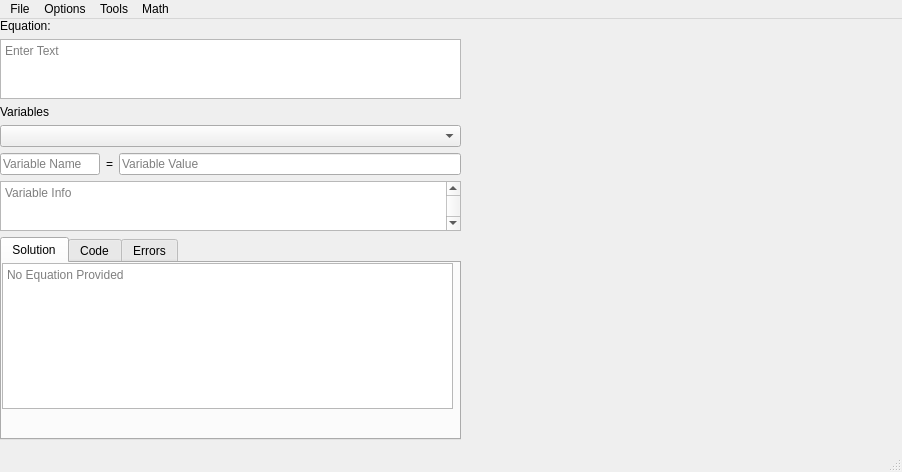
<?xml version="1.0" encoding="UTF-8"?>
<ui version="4.0">
 <class>Main</class>
 <widget class="QMainWindow" name="Main">
  <property name="geometry">
   <rect>
    <x>0</x>
    <y>0</y>
    <width>902</width>
    <height>472</height>
   </rect>
  </property>
  <property name="windowTitle">
   <string>Main</string>
  </property>
  <widget class="QWidget" name="centralwidget">
   <widget class="QWidget" name="verticalLayoutWidget">
    <property name="geometry">
     <rect>
      <x>0</x>
      <y>0</y>
      <width>461</width>
      <height>421</height>
     </rect>
    </property>
    <layout class="QVBoxLayout" name="verticalLayout">
     <item>
      <widget class="QLabel" name="label">
       <property name="text">
        <string>Equation:</string>
       </property>
      </widget>
     </item>
     <item>
      <widget class="QPlainTextEdit" name="equationInput">
       <property name="sizePolicy">
        <sizepolicy hsizetype="Expanding" vsizetype="Preferred">
         <horstretch>0</horstretch>
         <verstretch>0</verstretch>
        </sizepolicy>
       </property>
       <property name="maximumSize">
        <size>
         <width>16777215</width>
         <height>60</height>
        </size>
       </property>
       <property name="sizeIncrement">
        <size>
         <width>0</width>
         <height>30</height>
        </size>
       </property>
       <property name="baseSize">
        <size>
         <width>0</width>
         <height>40</height>
        </size>
       </property>
       <property name="toolTip">
        <string>The equation to be evaluated</string>
       </property>
       <property name="placeholderText">
        <string>Enter Text</string>
       </property>
      </widget>
     </item>
     <item>
      <widget class="QLabel" name="label_2">
       <property name="text">
        <string>Variables</string>
       </property>
      </widget>
     </item>
     <item>
      <widget class="QComboBox" name="variableSelector"/>
     </item>
     <item>
      <layout class="QHBoxLayout" name="horizontalLayout_2">
       <item>
        <widget class="QLineEdit" name="varNamer">
         <property name="maximumSize">
          <size>
           <width>100</width>
           <height>16777215</height>
          </size>
         </property>
         <property name="sizeIncrement">
          <size>
           <width>0</width>
           <height>30</height>
          </size>
         </property>
         <property name="placeholderText">
          <string>Variable Name</string>
         </property>
        </widget>
       </item>
       <item>
        <widget class="QLabel" name="label_3">
         <property name="text">
          <string>=</string>
         </property>
        </widget>
       </item>
       <item>
        <widget class="QLineEdit" name="varSetter">
         <property name="sizeIncrement">
          <size>
           <width>0</width>
           <height>30</height>
          </size>
         </property>
         <property name="placeholderText">
          <string>Variable Value</string>
         </property>
        </widget>
       </item>
      </layout>
     </item>
     <item>
      <widget class="QTextBrowser" name="varInfoBox">
       <property name="maximumSize">
        <size>
         <width>16777215</width>
         <height>50</height>
        </size>
       </property>
       <property name="sizeIncrement">
        <size>
         <width>0</width>
         <height>30</height>
        </size>
       </property>
       <property name="verticalScrollBarPolicy">
        <enum>Qt::ScrollBarAlwaysOn</enum>
       </property>
       <property name="sizeAdjustPolicy">
        <enum>QAbstractScrollArea::AdjustToContents</enum>
       </property>
       <property name="html">
        <string>&lt;!DOCTYPE HTML PUBLIC &quot;-//W3C//DTD HTML 4.0//EN&quot; &quot;http://www.w3.org/TR/REC-html40/strict.dtd&quot;&gt;
&lt;html&gt;&lt;head&gt;&lt;meta name=&quot;qrichtext&quot; content=&quot;1&quot; /&gt;&lt;style type=&quot;text/css&quot;&gt;
p, li { white-space: pre-wrap; }
&lt;/style&gt;&lt;/head&gt;&lt;body style=&quot; font-family:'Noto Sans'; font-size:10pt; font-weight:400; font-style:normal;&quot;&gt;
&lt;p style=&quot;-qt-paragraph-type:empty; margin-top:0px; margin-bottom:0px; margin-left:0px; margin-right:0px; -qt-block-indent:0; text-indent:0px; font-family:'Sans Serif';&quot;&gt;&lt;br /&gt;&lt;/p&gt;&lt;/body&gt;&lt;/html&gt;</string>
       </property>
       <property name="placeholderText">
        <string>Variable Info</string>
       </property>
       <property name="openLinks">
        <bool>false</bool>
       </property>
      </widget>
     </item>
     <item>
      <widget class="QTabWidget" name="output">
       <property name="currentIndex">
        <number>0</number>
       </property>
       <widget class="QWidget" name="answerTab">
        <attribute name="title">
         <string>Solution</string>
        </attribute>
        <widget class="QTextBrowser" name="answerBox">
         <property name="geometry">
          <rect>
           <x>0</x>
           <y>0</y>
           <width>451</width>
           <height>146</height>
          </rect>
         </property>
         <property name="maximumSize">
          <size>
           <width>16777215</width>
           <height>150</height>
          </size>
         </property>
         <property name="sizeIncrement">
          <size>
           <width>0</width>
           <height>30</height>
          </size>
         </property>
         <property name="placeholderText">
          <string>No Equation Provided</string>
         </property>
         <property name="openLinks">
          <bool>false</bool>
         </property>
        </widget>
       </widget>
       <widget class="QWidget" name="codeTab">
        <attribute name="title">
         <string>Code</string>
        </attribute>
        <widget class="QTextBrowser" name="codeBox">
         <property name="geometry">
          <rect>
           <x>0</x>
           <y>0</y>
           <width>451</width>
           <height>151</height>
          </rect>
         </property>
         <property name="sizeIncrement">
          <size>
           <width>0</width>
           <height>30</height>
          </size>
         </property>
         <property name="verticalScrollBarPolicy">
          <enum>Qt::ScrollBarAlwaysOn</enum>
         </property>
         <property name="sizeAdjustPolicy">
          <enum>QAbstractScrollArea::AdjustToContents</enum>
         </property>
         <property name="html">
          <string>&lt;!DOCTYPE HTML PUBLIC &quot;-//W3C//DTD HTML 4.0//EN&quot; &quot;http://www.w3.org/TR/REC-html40/strict.dtd&quot;&gt;
&lt;html&gt;&lt;head&gt;&lt;meta name=&quot;qrichtext&quot; content=&quot;1&quot; /&gt;&lt;style type=&quot;text/css&quot;&gt;
p, li { white-space: pre-wrap; }
&lt;/style&gt;&lt;/head&gt;&lt;body style=&quot; font-family:'Noto Sans'; font-size:10pt; font-weight:400; font-style:normal;&quot;&gt;
&lt;p style=&quot;-qt-paragraph-type:empty; margin-top:0px; margin-bottom:0px; margin-left:0px; margin-right:0px; -qt-block-indent:0; text-indent:0px; font-family:'Sans Serif';&quot;&gt;&lt;br /&gt;&lt;/p&gt;&lt;/body&gt;&lt;/html&gt;</string>
         </property>
         <property name="placeholderText">
          <string>No Equation Provided</string>
         </property>
         <property name="openLinks">
          <bool>false</bool>
         </property>
        </widget>
       </widget>
       <widget class="QWidget" name="errorTab">
        <attribute name="title">
         <string>Errors</string>
        </attribute>
        <widget class="QTextBrowser" name="errorBox">
         <property name="geometry">
          <rect>
           <x>0</x>
           <y>0</y>
           <width>451</width>
           <height>151</height>
          </rect>
         </property>
         <property name="sizeIncrement">
          <size>
           <width>0</width>
           <height>30</height>
          </size>
         </property>
         <property name="placeholderText">
          <string>No Errors :)</string>
         </property>
         <property name="openLinks">
          <bool>false</bool>
         </property>
        </widget>
       </widget>
      </widget>
     </item>
    </layout>
   </widget>
   <widget class="QWidget" name="svgBox" native="true">
    <property name="geometry">
     <rect>
      <x>600</x>
      <y>40</y>
      <width>201</width>
      <height>171</height>
     </rect>
    </property>
   </widget>
  </widget>
  <widget class="QMenuBar" name="menubar">
   <property name="geometry">
    <rect>
     <x>0</x>
     <y>0</y>
     <width>902</width>
     <height>23</height>
    </rect>
   </property>
   <widget class="QMenu" name="menuFile">
    <property name="title">
     <string>File</string>
    </property>
    <addaction name="save"/>
    <addaction name="saveAs"/>
    <addaction name="load"/>
    <addaction name="separator"/>
    <addaction name="exportLatex"/>
    <addaction name="exportMathML"/>
    <addaction name="exportMathmatica"/>
    <addaction name="separator"/>
    <addaction name="resetButton"/>
   </widget>
   <widget class="QMenu" name="menuOptions">
    <property name="title">
     <string>Options</string>
    </property>
    <addaction name="throwError"/>
    <addaction name="useVarNamesInSolution"/>
    <addaction name="rememberVarNames"/>
    <addaction name="dontSimplify"/>
    <addaction name="doEval"/>
    <addaction name="prettySolution"/>
    <addaction name="printSolution"/>
   </widget>
   <widget class="QMenu" name="menuTools">
    <property name="title">
     <string>Tools</string>
    </property>
    <addaction name="plotButton"/>
    <addaction name="limitButton"/>
   </widget>
   <widget class="QMenu" name="menuMath">
    <property name="title">
     <string>Math</string>
    </property>
    <addaction name="getIntegralButton"/>
    <addaction name="getDiffButton"/>
   </widget>
   <addaction name="menuFile"/>
   <addaction name="menuOptions"/>
   <addaction name="menuTools"/>
   <addaction name="menuMath"/>
  </widget>
  <widget class="QStatusBar" name="statusbar"/>
  <action name="save">
   <property name="text">
    <string>Save Equation</string>
   </property>
   <property name="shortcut">
    <string>Ctrl+S</string>
   </property>
  </action>
  <action name="saveAs">
   <property name="text">
    <string>Save Equation As...</string>
   </property>
   <property name="shortcut">
    <string>Ctrl+Shift+S</string>
   </property>
  </action>
  <action name="load">
   <property name="text">
    <string>Open Equation...</string>
   </property>
   <property name="shortcut">
    <string>Ctrl+O</string>
   </property>
  </action>
  <action name="throwError">
   <property name="checkable">
    <bool>true</bool>
   </property>
   <property name="text">
    <string>Throw Errors</string>
   </property>
  </action>
  <action name="plotButton">
   <property name="text">
    <string>Plot</string>
   </property>
  </action>
  <action name="useVarNamesInSolution">
   <property name="checkable">
    <bool>true</bool>
   </property>
   <property name="checked">
    <bool>true</bool>
   </property>
   <property name="text">
    <string>Use Names in Solution</string>
   </property>
   <property name="toolTip">
    <string>Use the given variable names in the solution instead of the equation names</string>
   </property>
  </action>
  <action name="rememberVarNames">
   <property name="checkable">
    <bool>true</bool>
   </property>
   <property name="checked">
    <bool>true</bool>
   </property>
   <property name="text">
    <string>Remember Variable Names</string>
   </property>
   <property name="toolTip">
    <string>Remember variable names after they've been deleted</string>
   </property>
  </action>
  <action name="getIntegralButton">
   <property name="text">
    <string>Get the Integral</string>
   </property>
  </action>
  <action name="getDiffButton">
   <property name="text">
    <string>Get the Differential</string>
   </property>
  </action>
  <action name="limitButton">
   <property name="text">
    <string>Get Limit...</string>
   </property>
  </action>
  <action name="dontSimplify">
   <property name="checkable">
    <bool>true</bool>
   </property>
   <property name="text">
    <string>Don't Simplify Solution</string>
   </property>
  </action>
  <action name="prettySolution">
   <property name="checkable">
    <bool>true</bool>
   </property>
   <property name="checked">
    <bool>true</bool>
   </property>
   <property name="text">
    <string>Prettify the Solution</string>
   </property>
  </action>
  <action name="exportLatex">
   <property name="text">
    <string>Export to Latex...</string>
   </property>
  </action>
  <action name="exportMathML">
   <property name="text">
    <string>Export to MathML...</string>
   </property>
  </action>
  <action name="exportMathmatica">
   <property name="text">
    <string>Export to Mathmatica...</string>
   </property>
  </action>
  <action name="printSolution">
   <property name="checkable">
    <bool>true</bool>
   </property>
   <property name="text">
    <string>Regular print Solution</string>
   </property>
  </action>
  <action name="resetButton">
   <property name="text">
    <string>Reset Everything</string>
   </property>
  </action>
  <action name="doEval">
   <property name="checkable">
    <bool>true</bool>
   </property>
   <property name="text">
    <string>Evaluate Non-Symbolically</string>
   </property>
  </action>
 </widget>
 <resources/>
 <connections/>
</ui>
